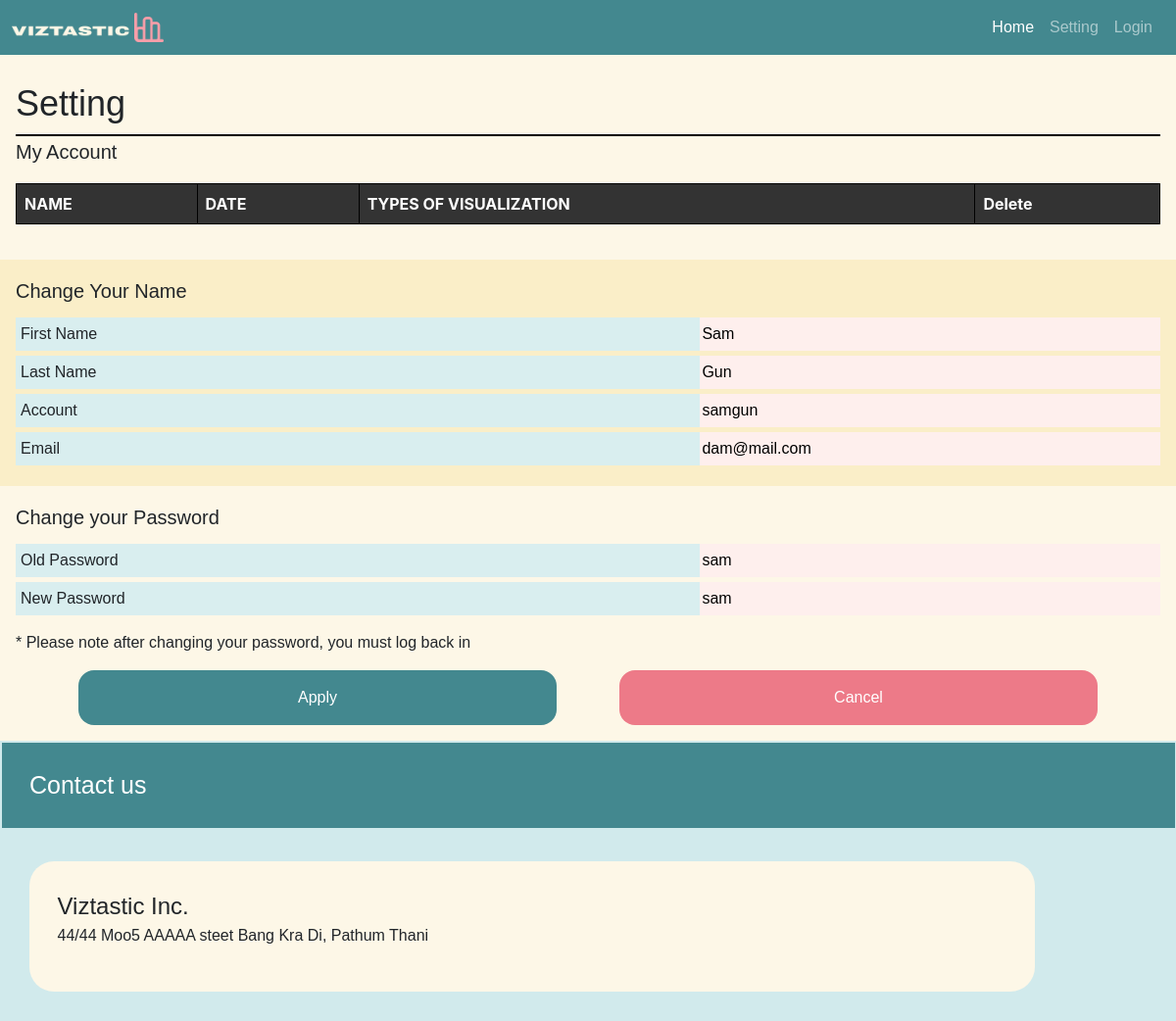
/database/name/edit/6, run on the app's committed database.
### database/models.py (models this page shows)
class userall(models.Model):
    first_name = models.CharField(max_length=255)
    last_name = models.CharField(max_length=255)
    account = models.CharField(max_length=255)
    email =  models.CharField(max_length=255)
    password  = models.CharField(max_length=255)

### database/views.py (the view, shortened to what this page needs)
# urls.py: path("database/name/edit/<id>", database_views.database_item_edit),
def database_item_edit(request, id):
    try:
        item = userall.objects.get(id = id)
    except:
        return HttpResponse("ID Not found")
    context_data = {
        'item_id': id,
        'form_data':{
            'first_name':item.first_name,
            'last_name':item.last_name,
            'account':item.account,
            'email':item.email,
            'password':item.password,
    }
}
    print(database_item_edit)
    return render(request, 'web/settings.html', context= context_data)

### hello_world/templates/web/settings.html (shortened to what this page needs)
{% extends 'web/layout.html' %}
{% load static %}
{% block content %}
<body>
    <div class = "index-body">
        <div class = "index-context setting-context">
            <h1 class = "container-fluid">Setting</h1>
            <h2>My Account</h2>
            <table border="1">
                <tr>
                    <th>NAME</th>
                    <th>DATE</th>
                    <th>TYPES OF VISUALIZATION</th>
                    <th>Delete</th>
                </tr>
            </table>
        </div>
    <div class = "index-context setting-context">
        <h2>Change Your Name</h2>
        <form action="" method="post">
            <div class = "input">
                <label for="first_name">First Name</label>
                <input value="{{form_data.first_name}}" class = input-container type="text" placeholder="Enter text" name="first_name">
            </div>
            <div class = "input">
                <label for="last_name">Last Name</label>
                <input value="{{form_data.last_name}}" class = input-container type="text" placeholder="Enter text" name="last_name">
            </div>
            <div class = "input">
                <label for="account">Account</label>
                <input value="{{form_data.account}}" class = input-container type="text" placeholder="Enter text" name="account">
            </div>
            <div class = "input">
                <label for="email">Email</label>
                <input value="{{form_data.email}}" class = input-container type="text" placeholder="Enter text" name="email">
            </div>
        </div>
        <div class = "index-context setting-context">
            <h2>Change your Password</h2>
            <div class = "input">
                <label for="password">Old Password</label>
                <input value="{{form_data.password}}" class = input-container type="text" placeholder="Enter text" name="password">
            </div>
            <div class = "input">
                <label for="password">New Password</label>
                <input value="{{form_data.password}}" class = input-container type="text" placeholder="Enter text" name="password">
            </div>
            <div class = "setting-notice">
                <p>* Please note after changing your password, you must log back in</p>
                <div class = "passChange">
                    <button style = "background-color: #43888F;" onClick="console.log('Change Password')"><a href="/signin" style="color:white;">Apply</a></button>
                    <button style = "background-color: #ED7A88;" onClick="console.log('Clear Data')"><a href="/setting" style="color:white;">Cancel</a></button>
                </div>
            </div>
        </div>
    </div>
</body>
{% endblock %}

### hello_world/static/main.css (style rules this page uses)
body { margin: var(--bs-gutter-x,.75rem),; font-family: "Inter-Regular", Helvetica; -webkit-font-smoothing: antialiased; -moz-osx-font-smoothing: grayscale; }
.container-fluid { margin: 0px; padding: 0px; }

### hello_world/static/globals.css (style rules this page uses)
* { -webkit-font-smoothing: antialiased; box-sizing: border-box; }
a { text-decoration: none; }

### hello_world/static/home.css (style rules this page uses)
.index-body { margin: 0px; }
.index-context { margin: 0px; padding: 1em; }
.index-body .index-context:nth-child(odd) { background-color: #FDF7E7; }
.index-body .index-context:nth-child(even) { background-color: #FAEEC8; }

### hello_world/static/settingstyle.css (style rules this page uses)
table { border-collapse: collapse; width: 100%; background-color: #333; }
th, td { border: 1px solid #000; padding: 8px; color: #fff; }
.input-container { display: flex; flex-direction: column; align-items: flex-start; }
table { margin: 20px 0px ; font-family: Inter; font-style: normal; border-collapse: collapse; width: 100%; background-color: #333; }
.setting-context h1 { font-size: 36px; margin: 2px 0px; padding: 10px 0px; border-bottom: #000 solid 2px; }
.setting-context h2 { font-size: 20px; font-style: bold; margin: 4px 0px 15px 0px; }
.setting-context .input { display: flex; flex-direction: row; padding: 5px; margin: 5px 0px; background-color: #D9EEEF; }
.setting-context label { flex: 3; }
.setting-context .input-container { flex: 2; border-width: 0px; margin: -5px; background-color: #FEEFED; }
.setting-notice { margin-top: 1em; }
.passChange { display: flex; margin: 1em 2em 0em 2em; flex-direction: row; justify-content: center; }
.passChange button { flex: 1; margin: 0em 2em; border-width: 0px; padding: 1em; border-radius: 1em; color:#FFF; }

### data on the page
userall: first_name "Sam", last_name "Gun", account "samgun", email "dam@mail.com", password "sam"
